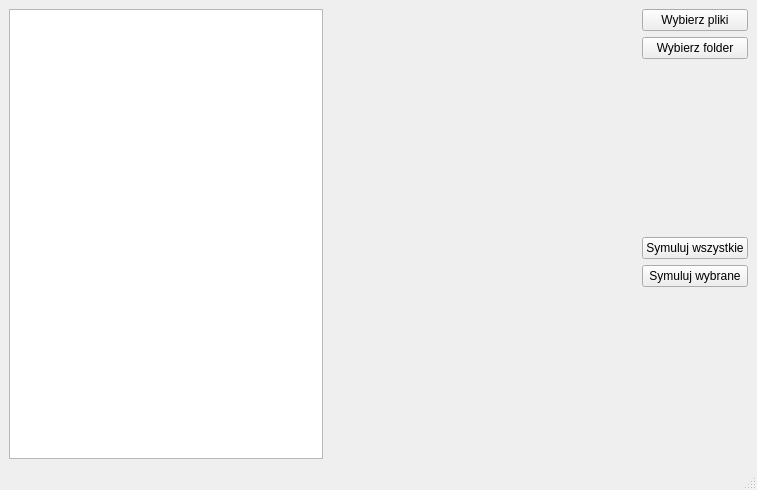
<?xml version="1.0" encoding="UTF-8"?>
<ui version="4.0">
 <class>MainWindow</class>
 <widget class="QMainWindow" name="MainWindow">
  <property name="geometry">
   <rect>
    <x>0</x>
    <y>0</y>
    <width>757</width>
    <height>490</height>
   </rect>
  </property>
  <property name="windowTitle">
   <string>MainWindow</string>
  </property>
  <widget class="QWidget" name="centralwidget">
   <layout class="QHBoxLayout" name="horizontalLayout_4">
    <item>
     <layout class="QHBoxLayout" name="horizontalLayout_3">
      <item>
       <widget class="QListWidget" name="listWidget"/>
      </item>
      <item>
       <spacer name="horizontalSpacer_2">
        <property name="orientation">
         <enum>Qt::Horizontal</enum>
        </property>
        <property name="sizeHint" stdset="0">
         <size>
          <width>40</width>
          <height>20</height>
         </size>
        </property>
       </spacer>
      </item>
      <item>
       <layout class="QVBoxLayout" name="verticalLayout_2">
        <item>
         <widget class="QPushButton" name="chooseFilesButton">
          <property name="text">
           <string>Wybierz pliki</string>
          </property>
         </widget>
        </item>
        <item>
         <widget class="QPushButton" name="chooseFolderButton">
          <property name="text">
           <string>Wybierz folder</string>
          </property>
         </widget>
        </item>
        <item>
         <spacer name="verticalSpacer">
          <property name="orientation">
           <enum>Qt::Vertical</enum>
          </property>
          <property name="sizeHint" stdset="0">
           <size>
            <width>20</width>
            <height>40</height>
           </size>
          </property>
         </spacer>
        </item>
        <item>
         <widget class="QPushButton" name="simulateAllButton">
          <property name="text">
           <string>Symuluj wszystkie</string>
          </property>
         </widget>
        </item>
        <item>
         <widget class="QPushButton" name="simulateChosenButton">
          <property name="text">
           <string>Symuluj wybrane</string>
          </property>
         </widget>
        </item>
        <item>
         <spacer name="verticalSpacer_2">
          <property name="orientation">
           <enum>Qt::Vertical</enum>
          </property>
          <property name="sizeHint" stdset="0">
           <size>
            <width>20</width>
            <height>40</height>
           </size>
          </property>
         </spacer>
        </item>
       </layout>
      </item>
     </layout>
    </item>
   </layout>
  </widget>
  <widget class="QMenuBar" name="menubar">
   <property name="geometry">
    <rect>
     <x>0</x>
     <y>0</y>
     <width>757</width>
     <height>25</height>
    </rect>
   </property>
  </widget>
  <widget class="QStatusBar" name="statusbar"/>
 </widget>
 <resources/>
 <connections/>
</ui>
